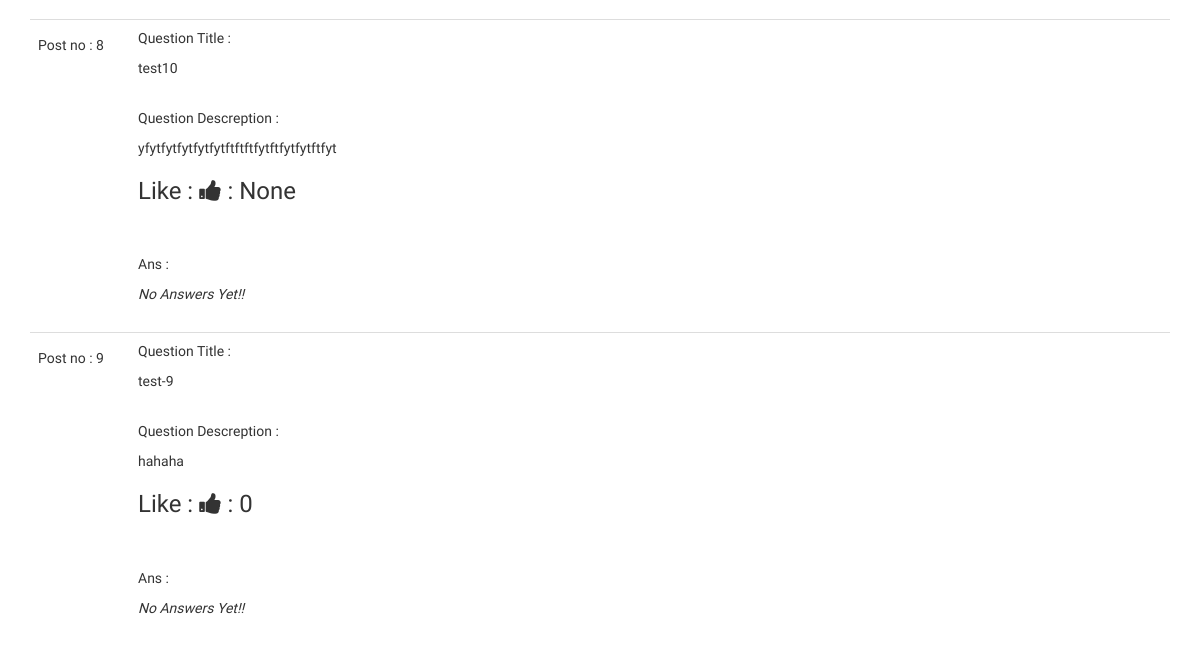
The app's page /questions (signed in, lower part), older data.
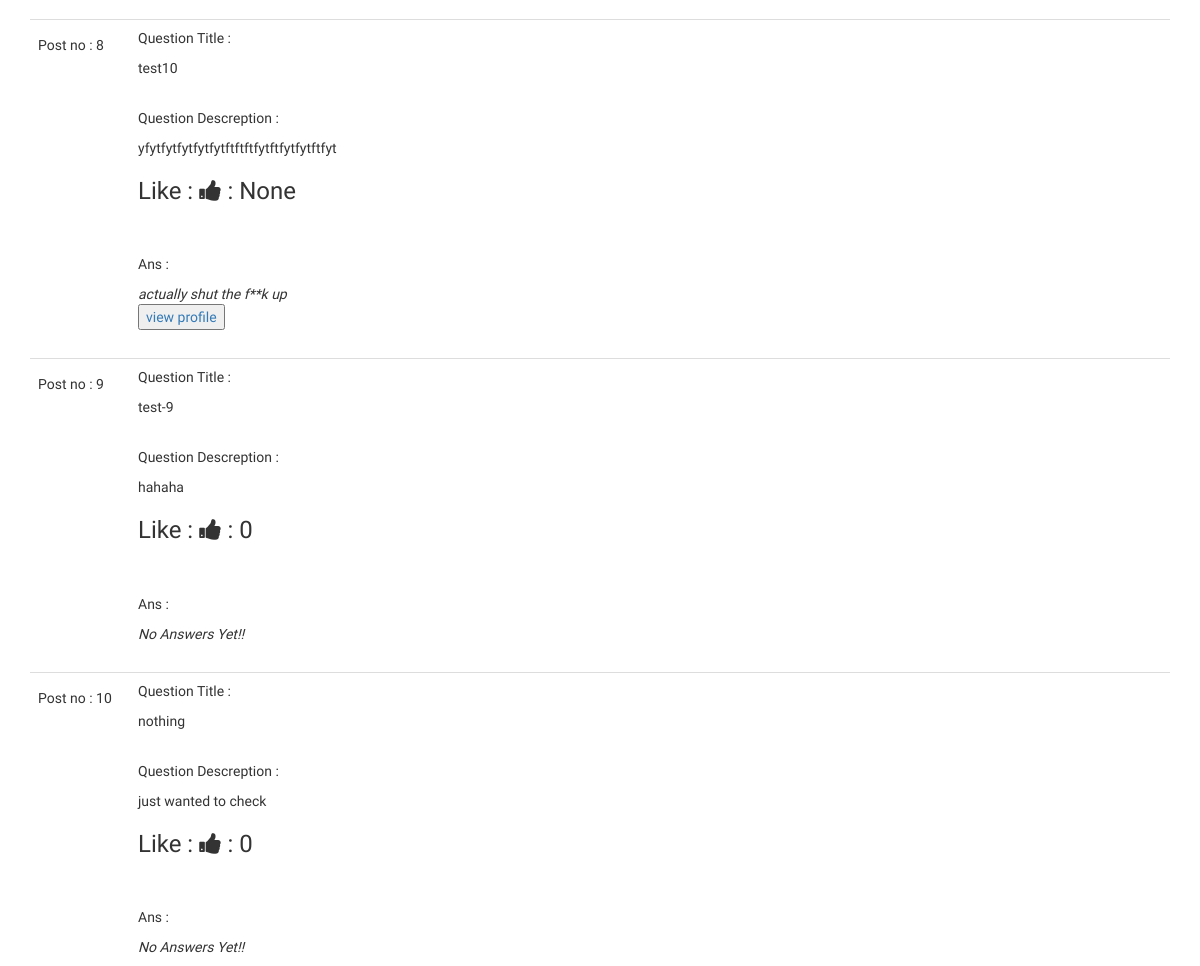
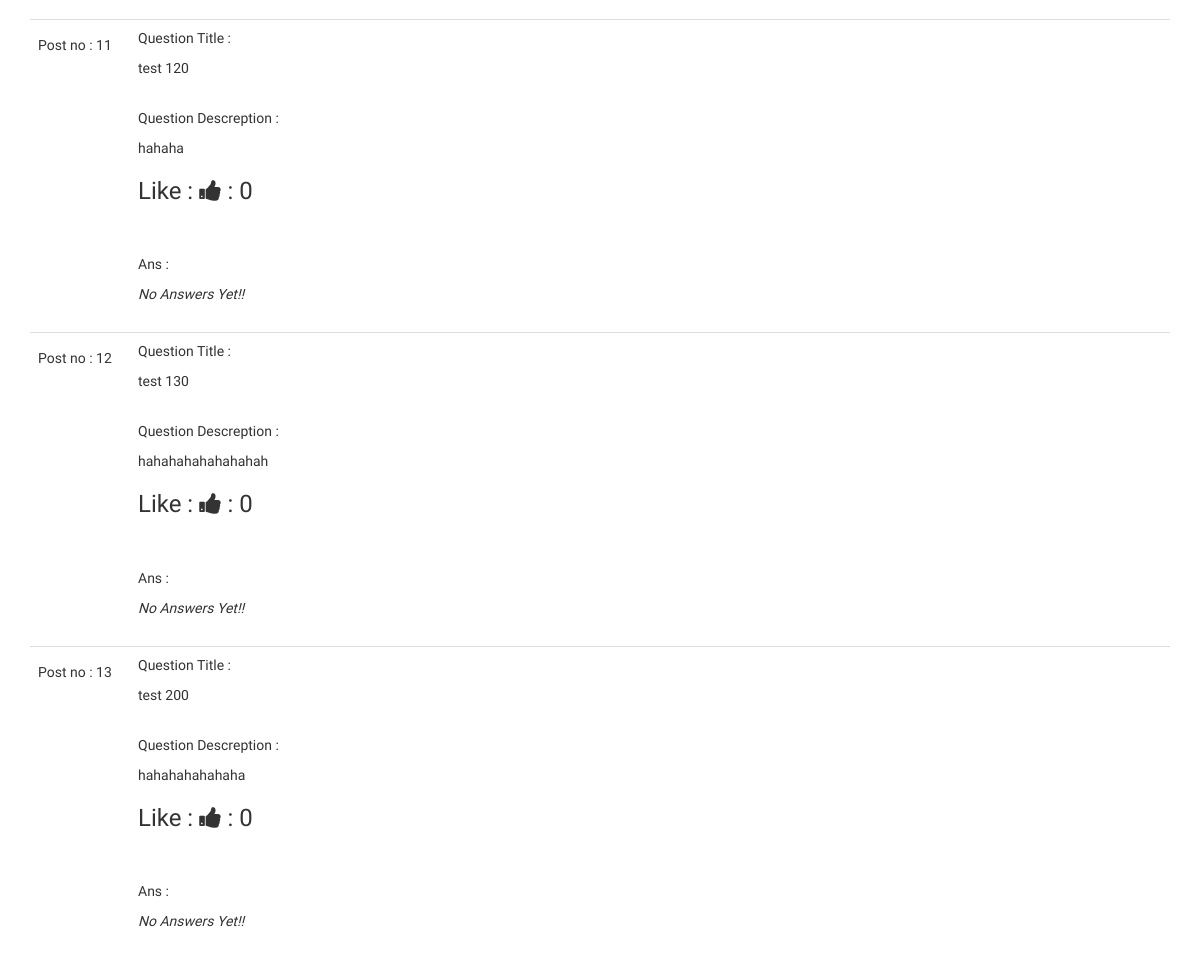
The same page, newer data (2 pictures, top to bottom).
### app/models.py (models this page shows, shortened)
class FilQuestions(db.Model):
    id=db.Column(db.Integer,primary_key=True)
    q_title=db.Column(db.String(100),nullable=False)
    q_desc=db.Column(db.String(300),nullable=False)
    timestamp=db.Column(db.DateTime,index=True,default=datetime.utcnow)
    ans_text=db.Column(db.String(200),index=True)
    psy_id=db.Column(db.Integer,db.ForeignKey('users.id'))
    no_upvotes=db.Column(db.Integer)

### app/routes.py (the view)
@app.route('/questions')
def questions():
    all_quest=FilQuestions.query.all()
    return render_template('questions.html',questions=all_quest)

### app/templates/questions.html (shortened to what this page needs)
{% extends "base.html" %}
{% import "_quest.html" as quest %}
{% block content %}
<div class="container">
    {% for q in questions %}
    <div>
        {{ quest.question(q.id,q.q_title,q.q_desc,q.ans_text,q.psy_id,q.no_upvotes) }}
    </div>
    {% endfor %}
</div>
{% endblock %}

### app/templates/base.html (shortened to what this page needs)
{% extends "bootstrap/base.html" %}
{% block head %}
  {{ super() }}
  <link rel="stylesheet" href="https://cdnjs.cloudflare.com/ajax/libs/font-awesome/4.7.0/css/font-awesome.min.css">
  <link rel="stylesheet" href="../static/css/bootstrap.min.css">
  <link rel="stylesheet" href="../static/css/bootstrap-theme.min.css">
  <link rel="stylesheet" href="../static/css/light-box.css">
  <link rel="stylesheet" href="../static/css/templatemo-style.css">
{% endblock %}

### app/templates/_quest.html (shortened to what this page needs)
{% macro question(id,qt,qd,ans,psy_id,upvotes) %}
<table class="table table-hover">
    <tr>
        <td width="100px">
            <h5>Post no : {{ id }}</h5>
            <br>
        </td>
        <td>
            <p>Question Title : </p>
            <p>
                {{ qt }}
            </p>
            <br>
            <p>Question Descreption :</p>
            {{ qd }}
            <br>
            <h3>Like : <i id="button" class="fa fa-thumbs-up" aria-hidden="true"></i> : {{ upvotes }}</h3>
            <br>
            <br>
            <p>Ans :</p>
            {% if ans==None %}
                <span><em>No Answers Yet!!</em></span>
            {% else %}
                <span><em>{{ ans }}</em></span><br>
                {% if psy_id > 3  %}
                <button><a href="{{ url_for('viewprofile',psy_id=psy_id) }}">view profile</a></button>
                {% endif %}
            {% endif %}
        </td>
    </tr>
</table>
{% endmacro %}

### app/static/css/light-box.css (style rules this page uses)
body:after { content: url(../img/close.png) url(../img/loading.gif) url(../img/prev.png) url(../img/next.png); display: none; }
.container { position: relative; }

### app/static/css/templatemo-style.css (style rules this page uses)
body { font-family: 'Kanit', sans-serif; }
body, html { height: 100%; min-height: 100%; overflow-x: hidden; }

Row changes from the older to the newer data that the page shows:
changed FilQuestions "test10": ans_text (not shown) → "actually shut the f**k up"; no longer shows "No Answers Yet!!"
added FilQuestions: id "10", q_title "nothing", q_desc "just wanted to check", no_upvotes "0", shows "No Answers Yet!!"
added FilQuestions: id "11", q_title "test 120", q_desc "hahaha", no_upvotes "0", shows "No Answers Yet!!"
added FilQuestions: id "12", q_title "test 130", q_desc "hahahahahahahahah", no_upvotes "0", shows "No Answers Yet!!"
added FilQuestions: id "13", q_title "test 200", q_desc "hahahahahahaha", no_upvotes "0", shows "No Answers Yet!!"
